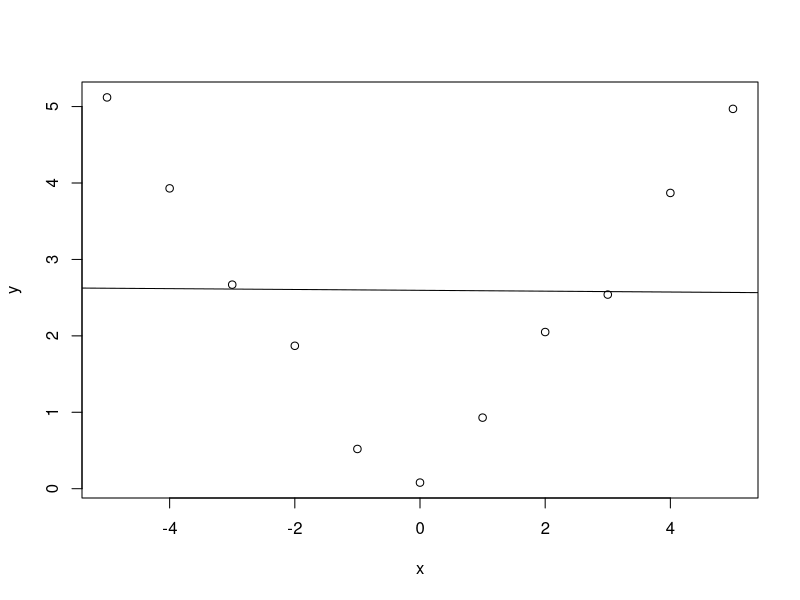
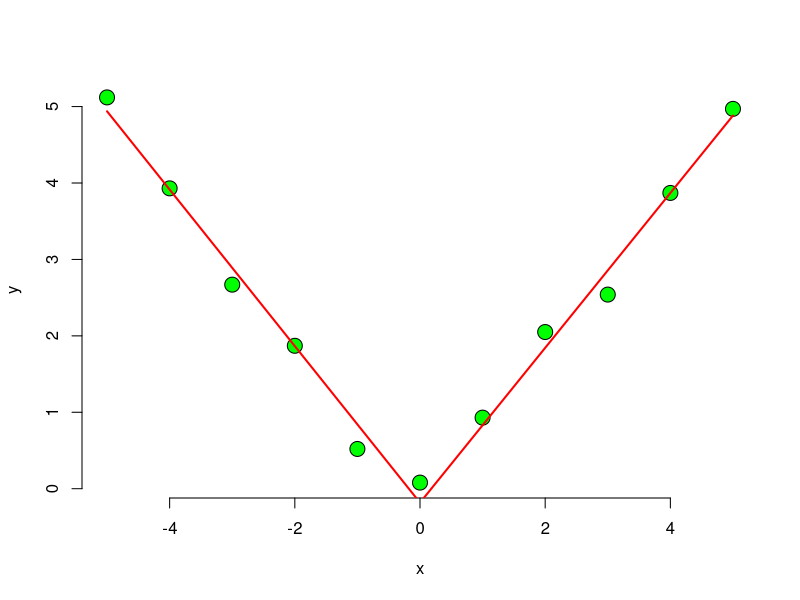

Generate these figures, in order, with R:
##Q1
library(MASS)
data(shuttle)
str(shuttle)

shuttle$usebin <- as.numeric(shuttle$use == "auto") # create a binary variable
fit <- glm(usebin ~ factor(wind)-1, family = "binomial", data = shuttle)
Coef <- coef(summary(fit))
coef.odds <- exp(c(Coef[1, 1], Coef[2, 1])) # propability of the head and tail
(odds.ratio <- coef.odds[1] / coef.odds[2]) # "head" is the reference

## Other way
library(MASS)
data(shuttle)
## Make our own variables just for illustration
shuttle$auto <- 1 * (shuttle$use == "auto")
shuttle$headwind <- 1 * (shuttle$wind == "head")
fit <- glm(auto ~ headwind, data = shuttle, family = binomial)

## other way
fit <- glm(relevel(use, "noauto") ~ relevel(wind, "tail"), data = shuttle, family = binomial)
exp(coef(fit))
exp(coef(fit))

##Q2

shuttle$usebin <- as.numeric(shuttle$use == "auto") # create a binary variable
fit2 <- glm(usebin ~ factor(wind)+factor(magn)-1, family = "binomial", data = shuttle)
Coef2 <- coef(summary(fit2))
coef2.odds <- exp(c(Coef2[1, 1], Coef2[2, 1]))
(odds2.ratio <- coef2.odds[1] / coef2.odds[2])


##Q3
shuttle$usebin <- as.numeric(shuttle$use == "auto") # create a binary variable
fit3 <- glm((1-usebin) ~ factor(wind)-1, family = "binomial", data = shuttle)
coef(summary(fit3))

##Q4
data("InsectSprays")
str(InsectSprays)
fit4<-glm(count~factor(spray),family="poisson", InsectSprays)
coef4<-coef(summary(fit4))
exp(coef4[1,1])/exp(coef4[2,1]+coef4[1,1])## expontiate of intercept-gives odds

##Other way
fit <- glm(count ~ relevel(spray, "B"), data = InsectSprays, family = poisson)
exp(coef(fit))[2]

##Q5
fit5 <- glm(count ~ factor(spray) + offset(log(rep(sum(count), length(count)))), 
            family = "poisson", data = InsectSprays)
fit5_10 <- glm(count ~ factor(spray) + 
                       offset(log(10) + log(rep(sum(count), length(count)))), 
               family = "poisson", data = InsectSprays)
coef(summary(fit5))
coef(summary(fit5_10))

##Q6
install.packages("ggplot2")
library(ggplot2)
x <- -5:5
y <- c(5.12, 3.93, 2.67, 1.87, 0.52, 0.08, 0.93, 2.05, 2.54, 3.87, 4.97)
z<-plot(y~x)
fitt<-lm(y~x)
abline(fitt)
knots<-0
splineTerms <- sapply(knots, function(knot) (x > knot) * (x - knot))
xMat <- cbind(1, x, splineTerms)
fit6 <- lm(y ~ xMat - 1)
summary(fit6)

yhat <- predict(fit6)
plot(x, y, frame = FALSE, pch = 21, bg = "green", cex = 2)
lines(x, yhat, col = "red", lwd = 2)
fit6$coef[2] + fit6$coef[3]


## Other method
z <- (x > 0) * x
fit <- lm(y ~ x + z)
sum(coef(fit))[2:3]
